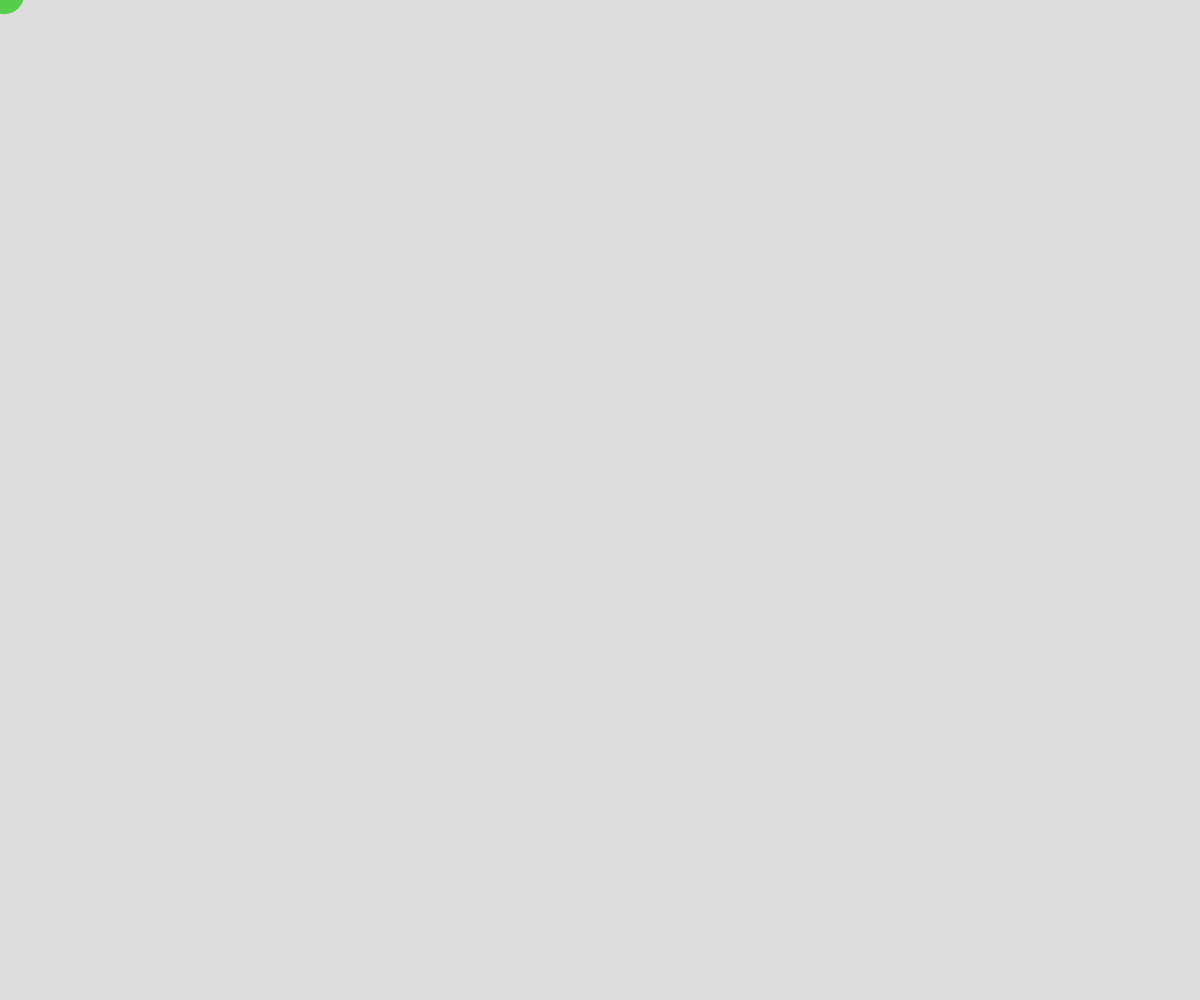
Frame 1 (no input)
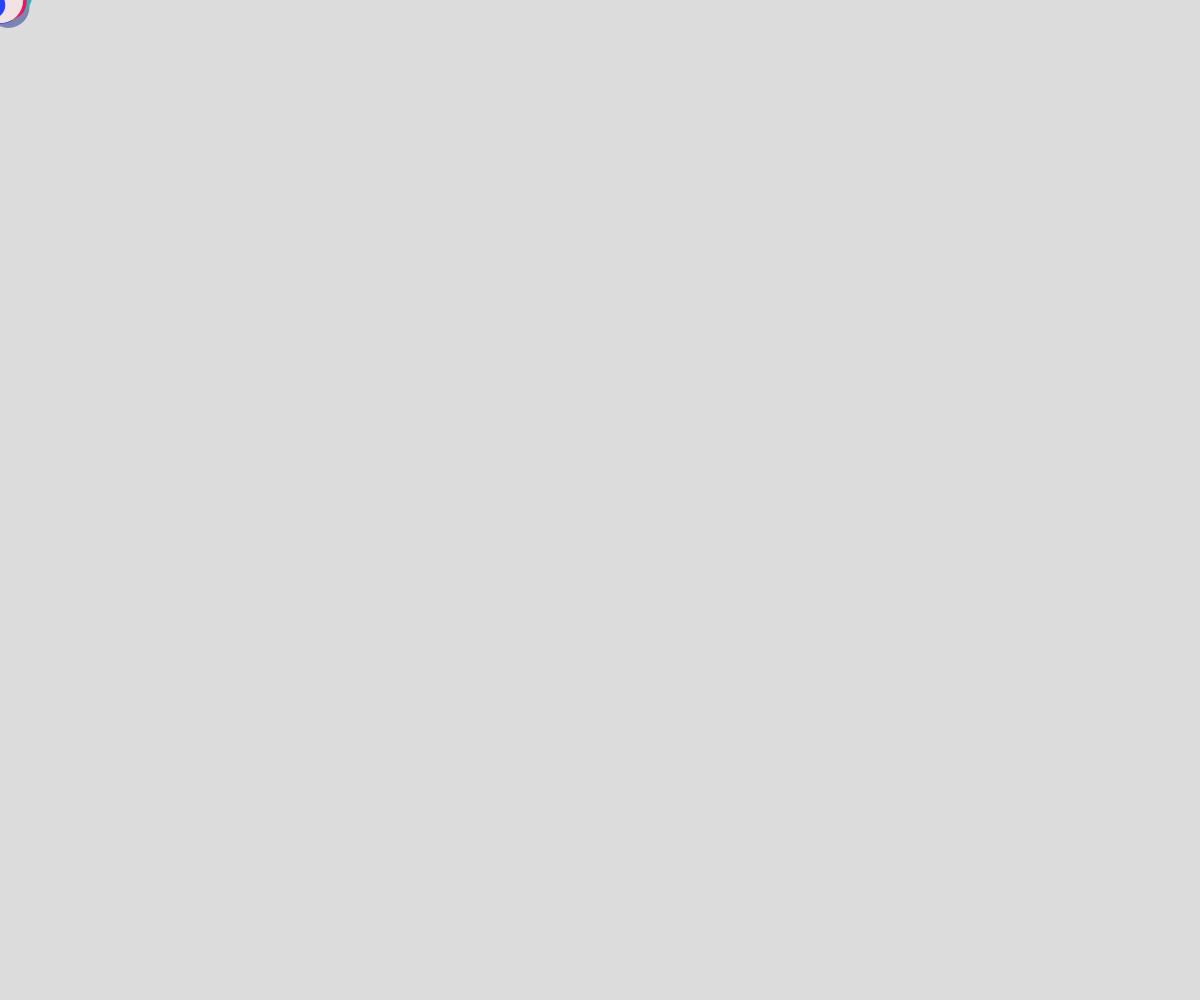
Frame 60 (no input)
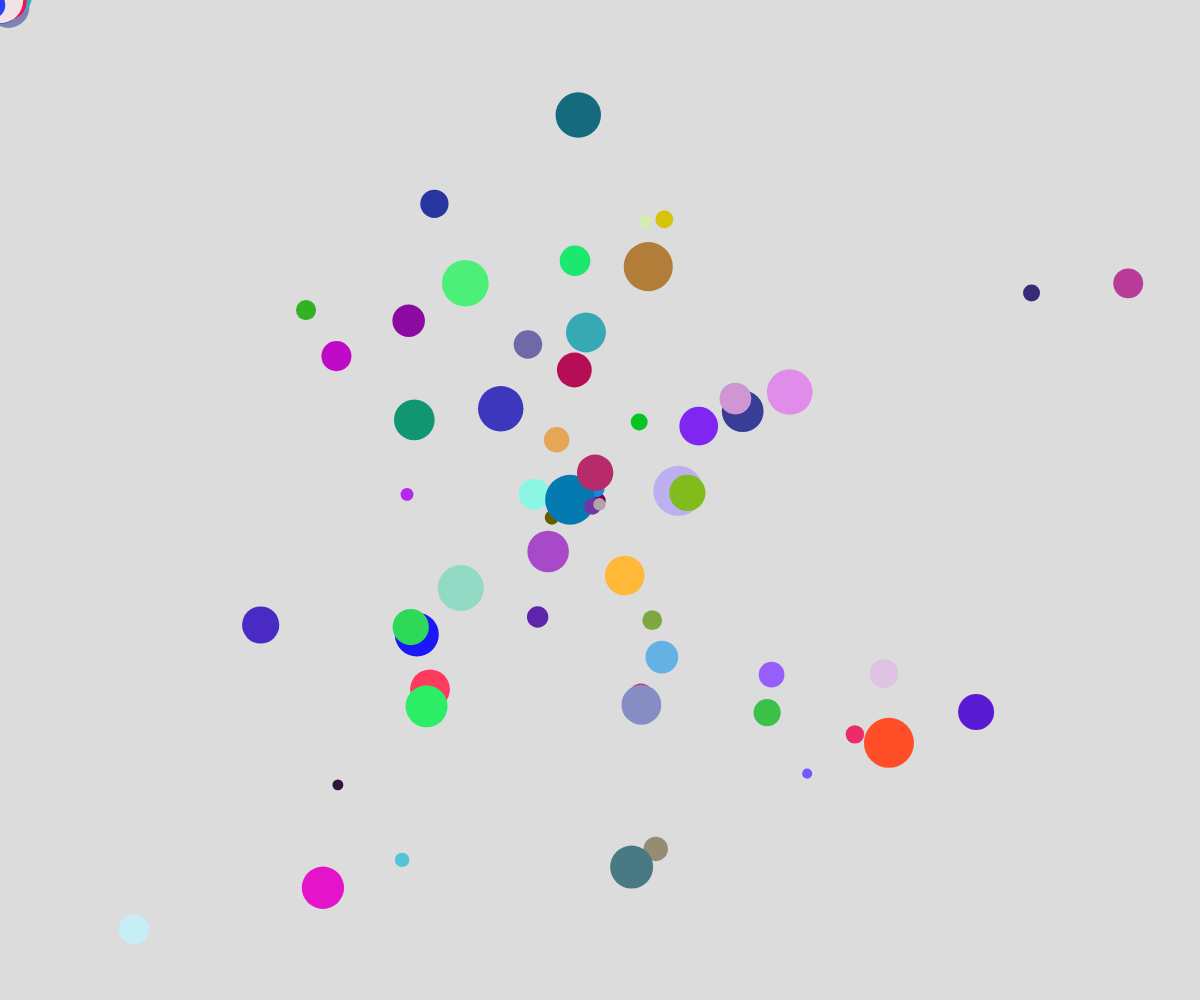
Frame 120 (the mouse pressed at the canvas centre since frame 60)

The p5.js sketch that drew these frames (run headless with seeded random() and noise() and a simulated clock; from frame 60 on, the mouse is pressed at the canvas centre):

// p5.js sketch
// ── sketch.js
// Object Notation and Arrays
// Bouncing Circles
// Date

let theCircles = [];

async function setup() {
  createCanvas(windowWidth, windowHeight);

  noStroke();
}

function draw() {
  background(220);

  spawnCircle();
  theCircles.forEach(drawCircle);
}

function mousePressed() {
  
}

function spawnCircle() {
  let theCircle = {
    x: mouseX,
    y: mouseY,
    dx: random(-10, 10),
    dy: random(-10, 10),
    radius: random(10, 50),
    rgb: color(random(255), random(255), random(255)),
  };

  theCircles.push(theCircle);
}

function drawCircle(theCircle) {
  theCircle.x += theCircle.dx;
  theCircle.y += theCircle.dy;

  fill(theCircle.rgb);
  circle(theCircle.x, theCircle.y, theCircle.radius);

  if (theCircle.x <= theCircle.radius || theCircle.x >= width - theCircle.radius) {
    theCircle.dx *= -1;
  }

  if (theCircle.y <= theCircle.radius || theCircle.y >= height - theCircle.radius) {
    theCircle.dy *= -1;
  }
}
